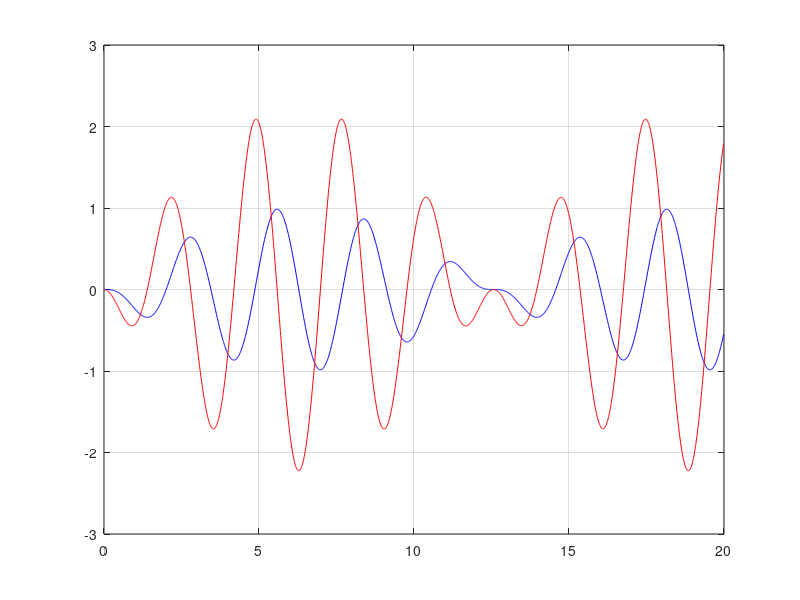

MATLAB code to generate this figure:
function runge_kutta_sistema_01

    y0_1 = 0;
    y0_2 = 0;

    t0 = 0;

    dt = 0.01;
    ndt = 2000;

    w = 1;

    t = zeros(1, ndt);
    y = zeros(2, ndt);

    k1 = zeros(2,1);
    k2 = zeros(2,1);

    t(1)=t0;
    y(1,1) = y0_1;
    y(2,1) = y0_2;

    %RANGE KUTTA

    for j=1: ndt-1

        k1 = dt * funcion(y(:,j), t(j));

        tg = t(j) + (dt/(2*w));
        yg = y(:,j) + k1/(2*w);

        k2 = dt * funcion(yg, tg);

        y(:, j+1) = y(:,j) + (1-w) * k1 + w * k2;
        t(j+1) = t(j) + dt;

    endfor

    figure(1)
    plot(t, y(1,:), 'b', t, y(2,:), 'r')
    grid on

end

function [fy]=funcion(z,x)
    fy(1,1) = (0*z(1) + 1*z(2)) + sin(2.5*x)*0;
    fy(2,1) = (-4*z(1) + 0*z(2)) + sin(2.5*x)*-1;
end